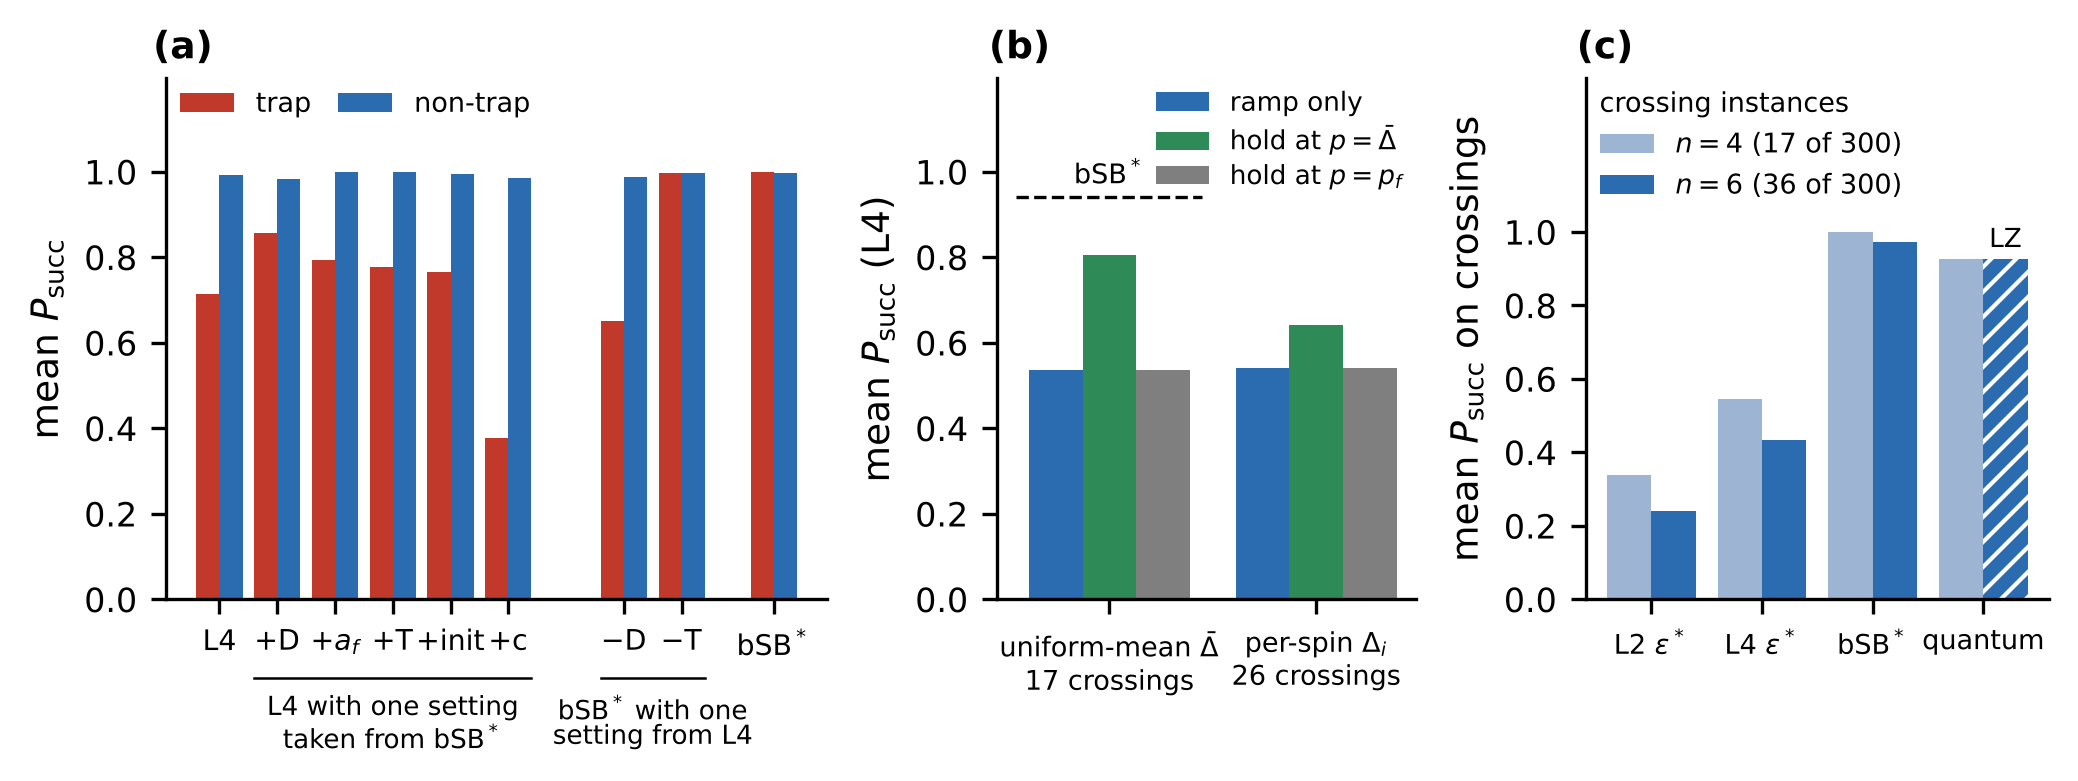

Reproduce this figure in Python.
"""MSBQA paper 1, Fig. 7 (v17): single-setting replacements between L4 and bSB*, Ising-window holds, n = 4 and n = 6.
 (a) L4 with one setting replaced by its bSB* value (+), and bSB* with one setting put back to its L4 value (-);
     run_v4/phase1c/ablate_per_instance.csv, G4 0-499, trap / non-trap
 (b) L4 with a hold of 1000/K at p = mean detuning or at p_f (IW columns of run_v4/phase1d/per_instance_1d.csv)
 (c) mean success on the crossing instances for n = 4 (17 of 300) and n = 6 (36 of 300); the n = 6 quantum value
     is the Landau-Zener estimate (hatched)
Same data and numbers as fig7_sb_n6.py / fig7_sb_n6_v15.py. Run from msbqa_phase1/:
    python paper1_figs/fig7_sb_n6_v17.py
Writes paper1_figs/fig7_sb_n6_v17.pdf / .png and fig7_sb_n6_v17_numbers.txt.
"""
import numpy as np
import pandas as pd

import p1common as pc

say = pc.Numbers("fig7_sb_n6_v17")
plt = pc.setup_mpl()
fig, ax = plt.subplots(1, 3, figsize=(7.0, 2.75), gridspec_kw=dict(width_ratios=[1.5, 0.95, 1.05]))

# ---------------------------------------------------------------- (a) one setting replaced
ab = pd.read_csv(pc.P("run_v4", "phase1c", "ablate_per_instance.csv")).set_index("inst")
CFG = ["L4", "L4 +D", "L4 +af", "L4 +T", "L4 +init", "L4 +c", "bSB* -D", "bSB* -T", "bSB*"]
LAB = ["L4", "$+$D", "$+a_f$", "$+$T", "$+$init", "$+$c", "$-$D", "$-$T", "bSB$^*$"]
tr = ab.trap == 1
say(f"(a) {len(ab)} instances, trap {int(tr.sum())}")
mt = [ab.loc[tr, c].mean() for c in CFG]
mn = [ab.loc[~tr, c].mean() for c in CFG]
for c, a_, b_ in zip(CFG, mt, mn):
    say(f"    {c:10s} trap {a_:.3f}  non-trap {b_:.3f}  all {ab[c].mean():.3f}")
a = ax[0]
x = np.arange(len(CFG), dtype=float)
x[6:8] += 1.0
x[8] += 1.6
a.bar(x - 0.2, mt, 0.4, color=pc.RED, label="trap")
a.bar(x + 0.2, mn, 0.4, color=pc.BLUE, label="non-trap")
a.set_xticks(x); a.set_xticklabels(LAB, fontsize=6.8)
a.set_ylim(0, 1.22); a.set_yticks([0, 0.2, 0.4, 0.6, 0.8, 1.0]); a.set_ylabel(r"mean $P_{\rm succ}$")
a.legend(loc="upper left", ncol=2, frameon=False, fontsize=6.5, columnspacing=1.0, borderaxespad=0.1)
tx = a.get_xaxis_transform()
for x0, x1, t in ((x[1], x[5], "L4 with one setting\ntaken from bSB$^*$"), (x[6], x[7], "bSB$^*$ with one\nsetting from L4")):
    a.plot([x0 - 0.4, x1 + 0.4], [-0.15, -0.15], c="k", lw=0.6, transform=tx, clip_on=False)
    a.text(0.5 * (x0 + x1), -0.18, t, ha="center", va="top", fontsize=6.3, transform=tx, linespacing=1.1)

# ---------------------------------------------------------------- (b) Ising window
d = pd.read_csv(pc.P("run_v4", "phase1d", "per_instance_1d.csv")).set_index("inst")
iw = d[d["IW kpo base"].notna()]
grp = [("uniform-mean " + r"$\bar\Delta$", "mean", iw.cross_mean.clip(lower=0) == 1),
       ("per-spin " + r"$\Delta_i$", "kpo", iw.cross_kpo.clip(lower=0) == 1)]
CF = [("base", "ramp only"), ("hold@Dbar 1000", r"hold at $p=\bar\Delta$"), ("hold@pf 1000", r"hold at $p=p_f$")]
say(f"(b) Ising window: {len(iw)} instances")
for lab, det, m in grp:
    say(f"    {det:4s} detuning, crossing instances N {int(m.sum()):3d}: " +
        ", ".join(f"{c} {iw.loc[m, f'IW {det} {c}'].mean():.3f}" for c, _ in CF))
bsb_mean = ab.loc[ab.index.isin(iw.index[grp[0][2]]), "bSB*"].mean()
say(f"    bSB* on the uniform-mean crossing instances: {bsb_mean:.3f}")
b = ax[1]
w = 0.26
for j, ((c, lab), col) in enumerate(zip(CF, (pc.BLUE, pc.GREEN, pc.GREY))):
    v = [iw.loc[m, f"IW {det} {c}"].mean() for _, det, m in grp]
    b.bar(np.arange(len(grp)) + (j - 1) * w, v, w, color=col, label=lab)
b.plot([-0.45, 0.45], [bsb_mean] * 2, c="k", ls="--", lw=0.8)
b.text(0.0, bsb_mean + 0.015, "bSB$^*$", ha="center", va="bottom", fontsize=6.5)
b.set_xticks(range(len(grp)))
b.set_xticklabels([f"{lab}\n{int(m.sum())} crossings" for lab, _, m in grp], fontsize=6.5)
b.set_ylim(0, 1.22); b.set_yticks([0, 0.2, 0.4, 0.6, 0.8, 1.0]); b.set_ylabel(r"mean $P_{\rm succ}$ (L4)")
b.legend(loc="upper right", frameon=False, fontsize=6.3, borderaxespad=0.1, labelspacing=0.3)

# ---------------------------------------------------------------- (c) n = 4 and n = 6, crossing instances
b4 = pc.load_1b()
e6 = pd.read_csv(pc.P("run_v4", "phase1e", "per_instance_1e.csv")).set_index("inst")
e6["cross"] = e6["cross"].fillna(0).clip(lower=0).astype(int)
c4, c6 = b4.cross == 1, e6.cross == 1
rows = [("L2 $\\varepsilon^*$", b4.loc[c4, pc.C_L2G].mean(), e6.loc[c6, "L2g_eps*"].mean()),
        ("L4 $\\varepsilon^*$", b4.loc[c4, pc.C_L4].mean(), e6.loc[c6, "L4_eps*"].mean()),
        ("bSB$^*$", b4.loc[c4, pc.C_BSB].mean(), e6.loc[c6, "bSB*"].mean()),
        ("quantum", b4.loc[c4, "Q_weyl"].mean(), e6.loc[c6 & e6.PQ_LZ.notna(), "PQ_LZ"].mean())]
say(f"(c) n=4: crossing {int(c4.sum())}/{len(b4)} ({c4.mean():.3f});  n=6: crossing {int(c6.sum())}/{len(e6)} ({c6.mean():.3f}), "
    f"with gap {int((c6 & e6.Dmin.notna()).sum())}")
for lab, v4, v6 in rows:
    say(f"    {lab:22s} n=4 {v4:.3f}   n=6 {v6:.3f}")
c = ax[2]
xr = np.arange(len(rows))
c.bar(xr - 0.2, [r[1] for r in rows], 0.4, color="#9DB4D3", label=f"$n=4$ ({int(c4.sum())} of {len(b4)})")
c.bar(xr + 0.2, [r[2] for r in rows], 0.4, color=pc.BLUE, label=f"$n=6$ ({int(c6.sum())} of {len(e6)})")
c.bar(xr[-1] + 0.2, rows[-1][2], 0.4, color="none", edgecolor="w", hatch="////", lw=0)
c.text(xr[-1] + 0.2, rows[-1][2] + 0.015, "LZ", ha="center", va="bottom", fontsize=6.3)
c.set_xticks(xr); c.set_xticklabels([r[0] for r in rows], fontsize=6.5)
c.set_ylim(0, 1.42); c.set_yticks([0, 0.2, 0.4, 0.6, 0.8, 1.0]); c.set_ylabel(r"mean $P_{\rm succ}$ on crossings")
c.legend(loc="upper left", frameon=False, fontsize=6.5, borderaxespad=0.1, title="crossing instances", title_fontsize=6.5,
         alignment="left")
pc.panel_labels(ax)
fig.tight_layout(w_pad=0.9)
pc.save(fig, "fig7_sb_n6_v17")
say.write()
